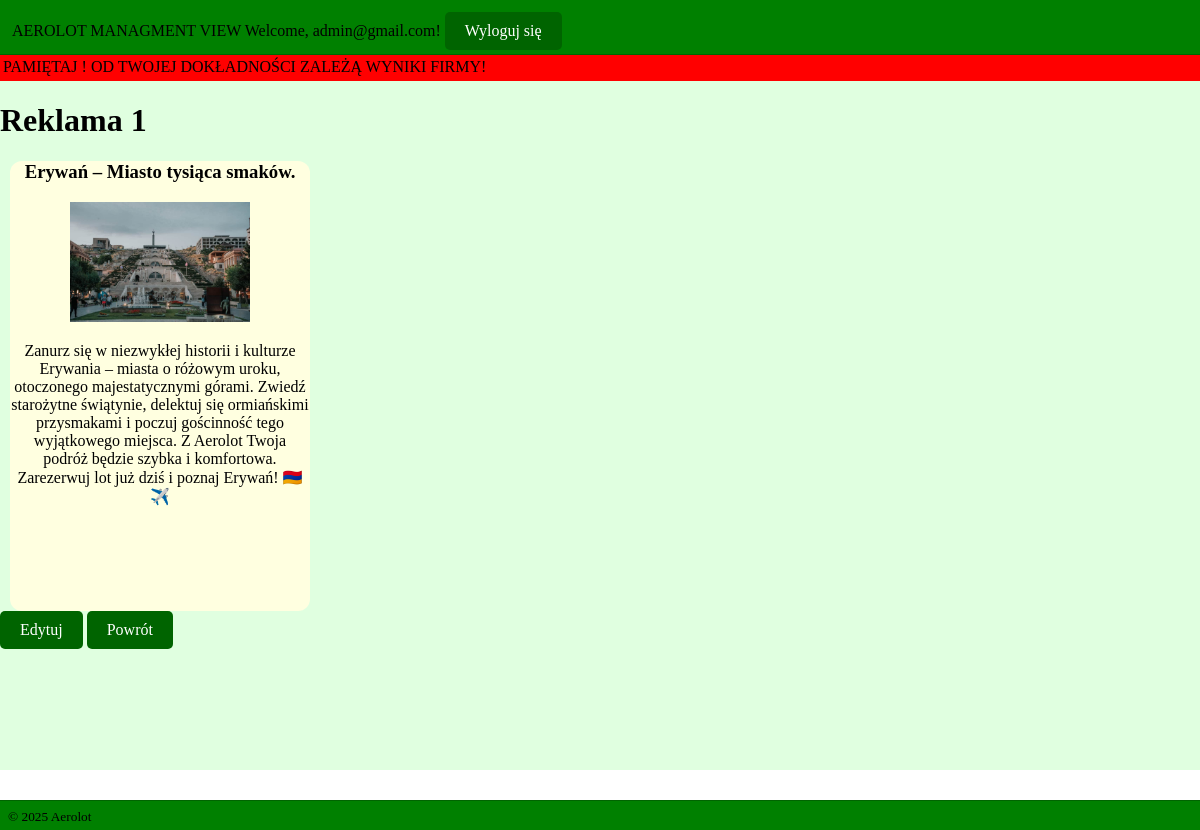
The page /ad_details/1/ (signed in) on the database its author committed.
### AerolotBooking/models.py (models this page shows, shortened)
class CustomUser(AbstractUser):
    objects = CustomUserManager()
    username = None
    email = models.EmailField('email address', unique=True)
    email_verified = models.BooleanField(default=False)
    USERNAME_FIELD = 'email'
    REQUIRED_FIELDS = []

class Ad(models.Model):
    ad_id = models.AutoField(primary_key=True)
    ad_title=models.CharField(max_length=40)
    ad_content=models.TextField()
    ad_img=models.CharField(max_length=40)

### AerolotBooking/views.py (the view)
# urls.py: path('ad_details/<int:ad_id>/', views.ad_details_view, name='ad_details'),
@user_passes_test(is_superuser)
def ad_details_view(request, ad_id):
    ad = Ad.objects.get(ad_id=ad_id)
    return render(request, 'create/ad_details.html',{'ad':ad})

### AerolotBooking/views.py (called while the page is built)
def is_superuser(user):
    return user.is_superuser

### templates/create/ad_details.html (shortened to what this page needs)
{% extends 'create/base_create.html' %}
{% load static %}
{% block content %}
    <h1> Reklama {{ ad.ad_id }}</h1>
    <div class="ad">
        <h3>{{ ad.ad_title }}</h3>
        <img src="{{ ad.ad_img }}" alt="{{ ad.ad_img }}">
        <p>{{ ad.ad_content }}</p>
    </div>
    <a href="{% url 'edit_ad' ad.ad_id %}" class="button">Edytuj</a>
    <a href='/ads_list' class="button">Powrót</a>
{% endblock %}

### templates/create/base_create.html (shortened to what this page needs)
<!DOCTYPE html>
<html lang="pl">
<head>
    {% load static %}
    <link rel="stylesheet" href="{% static 'style2.css' %}">
</head>
<body>
<header>
    <div class="hc">
    AEROLOT MANAGMENT VIEW
    Welcome, {{ request.user.email }}! <a href="/logout" class="button">Wyloguj się</a>
    </div>
</header>
<main>
    <div class="memo">
        PAMIĘTAJ ! OD TWOJEJ DOKŁADNOŚCI ZALEŻĄ WYNIKI FIRMY!
    </div>
    {% block content %}
    {% endblock %}
</main>
<footer>
     &copy; {% now "Y" %} Aerolot
</footer>
</body>
</html>

### static/style2.css (style rules this page uses)
html, body { height: 100%; margin: 0; padding: 0; box-sizing: border-box; }
header { position: fixed; top: 0; width: 100%; height: 30px; padding: 12px; background-color: green; border-bottom: darkgreen 1px solid; color: black; justify-content: space-between; z-index: 10; }
.memo { position: relative; width: 100%; height: 20px; background-color: red; padding: 3px; margin-top: 20px; }
footer { position: fixed; box-sizing: border-box; bottom: 0; width: 100%; height: 30px; padding: 8px; background-color: green; color: black; font-size: smaller; font-weight: 500; z-index: 10; border-top: darkgreen 1px solid; }
.ad { background-color: lightyellow; border-radius: 12px; height: 450px; width: 300px; flex-shrink: 0; margin: 0 10px; text-align: center; }
.ad img { height: 120px; width: 180px; left: 10px; }
main { position: relative; padding-top: 5px; margin-top:30px; padding-bottom: 35px; min-height: calc(100vh - 60px); box-sizing: border-box; overflow-y: auto; z-index: 1; background-color: #E0FFE0; }
.button { display: inline-block; padding: 10px 20px; background-color: darkgreen; color: white; text-align: center; text-decoration: none; border-radius: 5px; font-size: 16px; transition: background-color 0.3s; }

### rows shown on the page
CustomUser: user.email "admin@gmail.com"
Ad: ad_id "1", ad_title "Erywań – Miasto tysiąca smaków.", ad_img (picture), ad_content "Zanurz się w niezwykłej historii i kulturze Erywania – miasta o różowym uroku, otoczonego majestatycznymi górami. Zwiedź starożytne świątynie, delektuj się ormiańskimi przysmakami i poczuj gościnność tego wyjątkowego miejsca. Z Aerolot Twoja podróż będzie szybka i komfortowa. Zarezerwuj lot już dziś i poznaj Erywań! 🇦🇲✈️"
